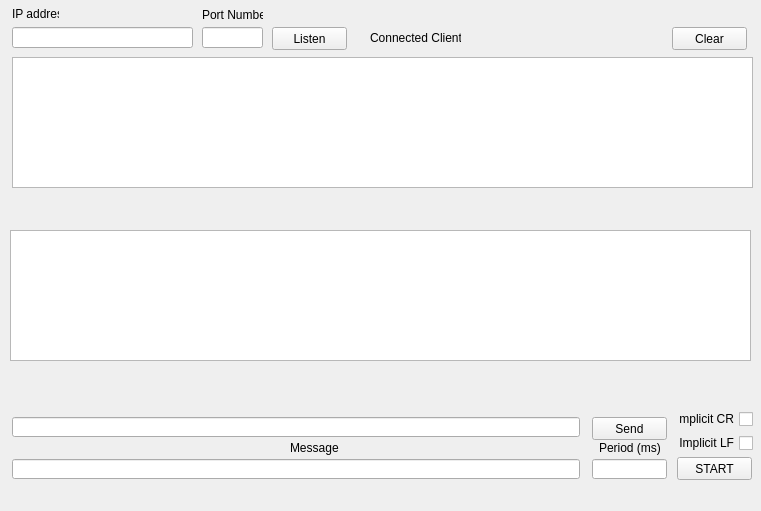
<?xml version="1.0" encoding="UTF-8"?>
<ui version="4.0">
 <class>tcpserver</class>
 <widget class="QWidget" name="tcpserver">
  <property name="geometry">
   <rect>
    <x>0</x>
    <y>0</y>
    <width>761</width>
    <height>511</height>
   </rect>
  </property>
  <property name="windowTitle">
   <string>Form</string>
  </property>
  <widget class="QPushButton" name="ButtonClear">
   <property name="geometry">
    <rect>
     <x>672</x>
     <y>27</y>
     <width>75</width>
     <height>23</height>
    </rect>
   </property>
   <property name="text">
    <string>Clear</string>
   </property>
  </widget>
  <widget class="QLabel" name="label_5">
   <property name="geometry">
    <rect>
     <x>599</x>
     <y>440</y>
     <width>81</width>
     <height>16</height>
    </rect>
   </property>
   <property name="text">
    <string>Period (ms)</string>
   </property>
  </widget>
  <widget class="QPushButton" name="ButtonSend">
   <property name="geometry">
    <rect>
     <x>592</x>
     <y>417</y>
     <width>75</width>
     <height>23</height>
    </rect>
   </property>
   <property name="text">
    <string>Send</string>
   </property>
  </widget>
  <widget class="QPushButton" name="ButtonConnect">
   <property name="geometry">
    <rect>
     <x>272</x>
     <y>27</y>
     <width>75</width>
     <height>23</height>
    </rect>
   </property>
   <property name="text">
    <string>Listen</string>
   </property>
  </widget>
  <widget class="QLineEdit" name="lineSend">
   <property name="geometry">
    <rect>
     <x>12</x>
     <y>417</y>
     <width>568</width>
     <height>20</height>
    </rect>
   </property>
  </widget>
  <widget class="QLineEdit" name="linePort">
   <property name="geometry">
    <rect>
     <x>202</x>
     <y>27</y>
     <width>61</width>
     <height>21</height>
    </rect>
   </property>
  </widget>
  <widget class="QLineEdit" name="lineIP">
   <property name="geometry">
    <rect>
     <x>12</x>
     <y>27</y>
     <width>181</width>
     <height>21</height>
    </rect>
   </property>
  </widget>
  <widget class="QWidget" name="layoutWidget">
   <property name="geometry">
    <rect>
     <x>678</x>
     <y>410</y>
     <width>75</width>
     <height>42</height>
    </rect>
   </property>
   <layout class="QVBoxLayout" name="verticalLayout">
    <item>
     <widget class="QCheckBox" name="checkBox_CR">
      <property name="layoutDirection">
       <enum>Qt::RightToLeft</enum>
      </property>
      <property name="text">
       <string>Implicit CR</string>
      </property>
     </widget>
    </item>
    <item>
     <widget class="QCheckBox" name="checkBox_LF">
      <property name="sizePolicy">
       <sizepolicy hsizetype="Minimum" vsizetype="Fixed">
        <horstretch>0</horstretch>
        <verstretch>0</verstretch>
       </sizepolicy>
      </property>
      <property name="layoutDirection">
       <enum>Qt::RightToLeft</enum>
      </property>
      <property name="autoFillBackground">
       <bool>false</bool>
      </property>
      <property name="text">
       <string>Implicit LF</string>
      </property>
     </widget>
    </item>
   </layout>
  </widget>
  <widget class="QLabel" name="label_2">
   <property name="geometry">
    <rect>
     <x>202</x>
     <y>7</y>
     <width>61</width>
     <height>16</height>
    </rect>
   </property>
   <property name="text">
    <string>Port Number</string>
   </property>
  </widget>
  <widget class="QTextEdit" name="textReceive">
   <property name="geometry">
    <rect>
     <x>12</x>
     <y>57</y>
     <width>741</width>
     <height>131</height>
    </rect>
   </property>
   <property name="html">
    <string>&lt;!DOCTYPE HTML PUBLIC &quot;-//W3C//DTD HTML 4.0//EN&quot; &quot;http://www.w3.org/TR/REC-html40/strict.dtd&quot;&gt;
&lt;html&gt;&lt;head&gt;&lt;meta name=&quot;qrichtext&quot; content=&quot;1&quot; /&gt;&lt;style type=&quot;text/css&quot;&gt;
p, li { white-space: pre-wrap; }
&lt;/style&gt;&lt;/head&gt;&lt;body style=&quot; font-family:'MS Shell Dlg 2'; font-size:8.25pt; font-weight:400; font-style:normal;&quot;&gt;
&lt;p style=&quot;-qt-paragraph-type:empty; margin-top:0px; margin-bottom:0px; margin-left:0px; margin-right:0px; -qt-block-indent:0; text-indent:0px;&quot;&gt;&lt;br /&gt;&lt;/p&gt;&lt;/body&gt;&lt;/html&gt;</string>
   </property>
  </widget>
  <widget class="QLineEdit" name="lineEditSetTxt">
   <property name="geometry">
    <rect>
     <x>12</x>
     <y>459</y>
     <width>568</width>
     <height>20</height>
    </rect>
   </property>
  </widget>
  <widget class="QPushButton" name="ButtonStart">
   <property name="geometry">
    <rect>
     <x>677</x>
     <y>457</y>
     <width>75</width>
     <height>23</height>
    </rect>
   </property>
   <property name="text">
    <string>START</string>
   </property>
  </widget>
  <widget class="QLineEdit" name="lineEditTimeout">
   <property name="geometry">
    <rect>
     <x>592</x>
     <y>459</y>
     <width>75</width>
     <height>20</height>
    </rect>
   </property>
  </widget>
  <widget class="QLabel" name="label">
   <property name="geometry">
    <rect>
     <x>12</x>
     <y>7</y>
     <width>47</width>
     <height>13</height>
    </rect>
   </property>
   <property name="text">
    <string>IP address</string>
   </property>
  </widget>
  <widget class="QLabel" name="label_4">
   <property name="geometry">
    <rect>
     <x>290</x>
     <y>440</y>
     <width>81</width>
     <height>16</height>
    </rect>
   </property>
   <property name="text">
    <string>Message</string>
   </property>
  </widget>
  <widget class="QTextEdit" name="textSend">
   <property name="geometry">
    <rect>
     <x>10</x>
     <y>230</y>
     <width>741</width>
     <height>131</height>
    </rect>
   </property>
   <property name="html">
    <string>&lt;!DOCTYPE HTML PUBLIC &quot;-//W3C//DTD HTML 4.0//EN&quot; &quot;http://www.w3.org/TR/REC-html40/strict.dtd&quot;&gt;
&lt;html&gt;&lt;head&gt;&lt;meta name=&quot;qrichtext&quot; content=&quot;1&quot; /&gt;&lt;style type=&quot;text/css&quot;&gt;
p, li { white-space: pre-wrap; }
&lt;/style&gt;&lt;/head&gt;&lt;body style=&quot; font-family:'MS Shell Dlg 2'; font-size:8.25pt; font-weight:400; font-style:normal;&quot;&gt;
&lt;p style=&quot;-qt-paragraph-type:empty; margin-top:0px; margin-bottom:0px; margin-left:0px; margin-right:0px; -qt-block-indent:0; text-indent:0px;&quot;&gt;&lt;br /&gt;&lt;/p&gt;&lt;/body&gt;&lt;/html&gt;</string>
   </property>
  </widget>
  <widget class="QLabel" name="label_3">
   <property name="geometry">
    <rect>
     <x>370</x>
     <y>30</y>
     <width>91</width>
     <height>16</height>
    </rect>
   </property>
   <property name="text">
    <string>Connected Clients:</string>
   </property>
  </widget>
  <widget class="QLabel" name="labelClientsNum">
   <property name="geometry">
    <rect>
     <x>461</x>
     <y>32</y>
     <width>47</width>
     <height>13</height>
    </rect>
   </property>
   <property name="text">
    <string/>
   </property>
  </widget>
 </widget>
 <resources/>
 <connections/>
</ui>
